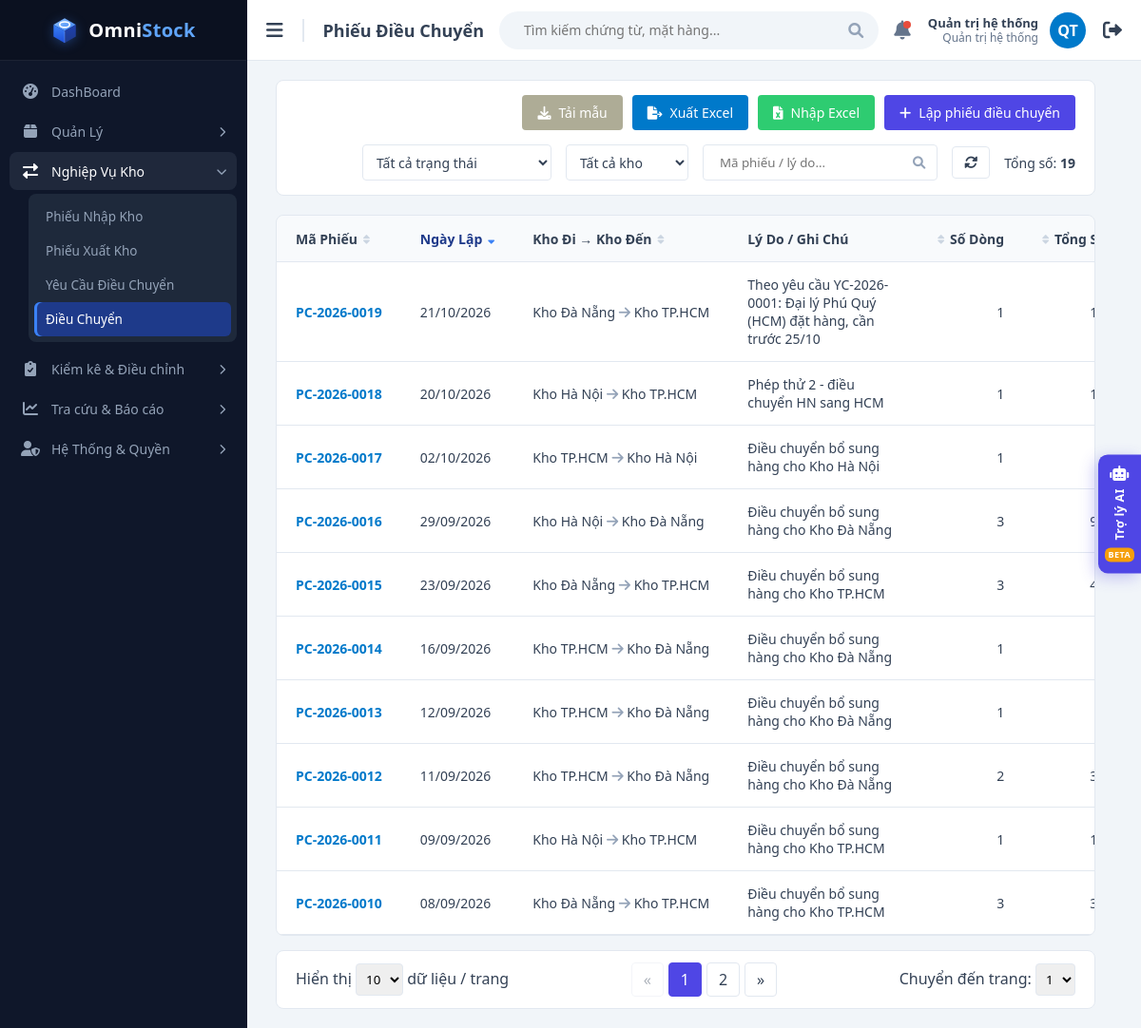
The page /views/voucher_list.php?type=TRANSFER (signed in) on the database its author committed.
### tables this page shows
CREATE TABLE users (
  id             INT UNSIGNED AUTO_INCREMENT PRIMARY KEY,
  username       VARCHAR(50)  NOT NULL,
  password_hash  VARCHAR(255) NOT NULL,              
  full_name      VARCHAR(100) NOT NULL,
  email          VARCHAR(100) NULL,
   
  role           ENUM('ADMIN','MANAGER','STAFF') NOT NULL DEFAULT 'STAFF',
  is_active      TINYINT(1)   NOT NULL DEFAULT 1,      
   
  must_change_password TINYINT(1) NOT NULL DEFAULT 0,
  last_login_at  DATETIME     NULL,
  created_at     DATETIME     NOT NULL DEFAULT CURRENT_TIMESTAMP,
  updated_at     DATETIME     NOT NULL DEFAULT CURRENT_TIMESTAMP ON UPDATE CURRENT_TIMESTAMP,
  UNIQUE KEY uq_users_username (username),
  UNIQUE KEY uq_users_email (email)
);

CREATE TABLE vouchers (
  id                    INT UNSIGNED AUTO_INCREMENT PRIMARY KEY,
  code                  VARCHAR(30)  NOT NULL,       
  type                  ENUM('IMPORT','EXPORT','TRANSFER','ADJUSTMENT') NOT NULL,
  warehouse_id          INT UNSIGNED NOT NULL,       
  to_warehouse_id       INT UNSIGNED NULL,           
  reference_voucher_id  INT UNSIGNED NULL,           
  voucher_date          DATE         NOT NULL,       
  status                ENUM('PENDING','APPROVED','PARTIAL','IN_TRANSIT','DISCREPANCY',
                             'COMPLETED','CLOSED','CANCELLED','REJECTED') NOT NULL DEFAULT 'PENDING',
  reason                VARCHAR(255) NULL,           
  closed_reason         VARCHAR(255) NULL,           
  shipped_at            DATETIME     NULL,           
  completed_at          DATETIME     NULL,           
   
   
  client_token          CHAR(32)     NULL,
  created_by            INT UNSIGNED NOT NULL,       
  approved_by           INT UNSIGNED NULL,           
  approved_at           DATETIME     NULL,
  created_at            DATETIME     NOT NULL DEFAULT CURRENT_TIMESTAMP,
  UNIQUE KEY uq_vouchers_code (code),
  UNIQUE KEY uq_vouchers_client_token (client_token),
  KEY idx_vouchers_status (status),
  KEY idx_vouchers_wh_status (warehouse_id, status),
  KEY idx_vouchers_type_date (type, voucher_date),
  CONSTRAINT fk_vouchers_wh       FOREIGN KEY (warehouse_id)         REFERENCES warehouses(id),
  CONSTRAINT fk_vouchers_to_wh    FOREIGN KEY (to_warehouse_id)      REFERENCES warehouses(id),
  CONSTRAINT fk_vouchers_ref      FOREIGN KEY (reference_voucher_id) REFERENCES vouchers(id),
  CONSTRAINT fk_vouchers_creator  FOREIGN KEY (created_by)           REFERENCES users(id),
  CONSTRAINT fk_vouchers_approver FOREIGN KEY (approved_by)          REFERENCES users(id),
   
  CONSTRAINT ck_vouchers_transfer CHECK (
       (type =  'TRANSFER' AND to_warehouse_id IS NOT NULL AND to_warehouse_id <> warehouse_id)
    OR (type <> 'TRANSFER' AND to_warehouse_id IS NULL)
  ),
   
  CONSTRAINT ck_vouchers_adjust_reason CHECK (
       type <> 'ADJUSTMENT' OR (reason IS NOT NULL AND reason <> '')
  ),
   
  CONSTRAINT ck_vouchers_reference CHECK (
       reference_voucher_id IS NULL OR type = 'ADJUSTMENT'
  ),
   
  CONSTRAINT ck_vouchers_approval CHECK (
       status = 'PENDING' OR (approved_by IS NOT NULL AND approved_at IS NOT NULL)
  )
);

CREATE TABLE warehouses (
  id          INT UNSIGNED AUTO_INCREMENT PRIMARY KEY,
  code        VARCHAR(20)  NOT NULL,
  name        VARCHAR(100) NOT NULL,
  address     VARCHAR(255) NULL,
  is_active   TINYINT(1)   NOT NULL DEFAULT 1,
   
  is_transit  TINYINT(1)   NOT NULL DEFAULT 0,
  created_at  DATETIME     NOT NULL DEFAULT CURRENT_TIMESTAMP,
   
   
  name_key    VARCHAR(100) AS (LOWER(name)) PERSISTENT,
  UNIQUE KEY uq_warehouses_code (code),
  UNIQUE KEY uq_warehouses_name (name_key)
);

### views/voucher_list.php (the view, shortened to what the rows shown need)
<?php
require_once __DIR__ . '/../functions/db_connection.php';
require_once __DIR__ . '/../functions/helpers.php';
require_once __DIR__ . '/../functions/auth.php';
require_once __DIR__ . '/../functions/voucher_functions.php';
$user = requireLogin('../');
$type     = requestedVoucherType($_GET['type'] ?? '');
$typeInfo = voucherPageInfo($type);
[$keyword, $pageSize, $page] = readListParams();
$filters = [
    'keyword'      => $keyword,
    'status'       => in_array($_GET['status'] ?? '', VOUCHER_TYPE_STATUSES[$type], true) ? $_GET['status'] : '',
    'warehouse_id' => (int) ($_GET['warehouse'] ?? 0),
];
$sort = readSort(VOUCHER_SORT_COLUMNS, 'date', 'desc');
$vouchers      = [];
try {
    $pdo           = getDbConnection();
    $totalVouchers = countVouchers($pdo, $type, $filters, $user['warehouses']);
    $totalPages    = max(1, (int) ceil($totalVouchers / $pageSize));
    $page          = min($page, $totalPages);
    $vouchers      = getVouchers($pdo, $type, $filters, $user['warehouses'], $pageSize, ($page - 1) * $pageSize, $sort);
} catch (PDOException $e) {
    $totalPages = 1;
    $dbError    = 'Không thể tải dữ liệu: ' . $e->getMessage();
}
$pageTitle  = $typeInfo['title'];
$basePath   = '../';
require __DIR__ . '/layout/header.php';
?>
            <div class="table-container">
                <table class="nowrap-table">
                    <thead>
                        <tr>
                            <?= sortHeader('Mã Phiếu', 'code', $sort) ?>
                            <?= sortHeader('Ngày Lập', 'date', $sort, '', 'desc') ?>
                            <?= sortHeader($type === 'TRANSFER' ? 'Kho Đi → Kho Đến' : 'Kho', 'warehouse', $sort) ?>
                            <th>Lý Do / Ghi Chú</th>
                            <?= sortHeader('Số Dòng', 'lines', $sort, 'text-right', 'desc') ?>
                            <?= sortHeader('Tổng SL', 'total_qty', $sort, 'text-right', 'desc') ?>
                        </tr>
                    </thead>
                    <tbody>
                        <?php foreach ($vouchers as $voucher): ?>
                            <tr>
                                <td><a class="link-strong" href="voucher_detail.php?id=<?= (int) $voucher['id'] ?>"><?= e($voucher['code']) ?></a></td>
                                <td><?= formatDate($voucher['voucher_date']) ?></td>
                                <td>
                                    <?= e($voucher['warehouse_name']) ?>
                                    <?php if ($voucher['to_warehouse_name'] !== null): ?>
                                        <i class="fas fa-arrow-right muted"></i> <?= e($voucher['to_warehouse_name']) ?>
                                    <?php endif; ?>
                                </td>
                                <td class="wrap"><?= $voucher['reason'] !== null ? e($voucher['reason']) : '<span class="muted">—</span>' ?></td>
                                <td class="text-right"><?= (int) $voucher['line_count'] ?></td>
                                <td class="text-right"><?= formatQty($voucher['total_qty']) ?></td>
                            </tr>
                        <?php endforeach; ?>
                    </tbody>
                </table>
            </div>
<?php require __DIR__ . '/layout/footer.php'; ?>

### views/layout/header.php (shortened to what the rows shown need)
<!DOCTYPE html>
<html lang="vi">
<head>
    <link href="https://cdnjs.cloudflare.com/ajax/libs/font-awesome/6.0.0/css/all.min.css" rel="stylesheet">
    <link href="<?= e(asset($basePath, 'css/style.css')) ?>" rel="stylesheet">
</head>
<body>
    <div class="main-content">
        <div class="top-navbar">
            <div class="nav-left">
                <h2 class="page-title-nav"><?= e($pageTitle) ?></h2>
            </div>
            <div class="nav-right">
                <a class="user-link" href="<?= $basePath ?>views/change_password.php" title="<?= e($user['username']) ?> · Đổi mật khẩu">
                    <div class="user-info">
                        <strong><?= e($user['full_name']) ?></strong>
                        <span><?= e(roleLabel($user['role'])) ?></span>
                    </div>
                    <div class="avatar"><?= e(userInitials($user['full_name'])) ?></div>
                </a>
            </div>
        </div>
        <div class="content-body">

### rows shown on the page
users: full_name "Quản trị hệ thống", role "Quản trị hệ thống", full_name "QT"
vouchers: code "PC-2026-0019", voucher_date "21/10/2026", warehouse.name "Kho Đà Nẵng", to_warehouse.name "Kho TP.HCM", reason "Theo yêu cầu YC-2026-0001: Đại lý Phú Quý (HCM) đặt hàng, cần trước 25/10", line_count "1"
vouchers: code "PC-2026-0018", voucher_date "20/10/2026", warehouse.name "Kho Hà Nội", to_warehouse.name "Kho TP.HCM", reason "Phép thử 2 - điều chuyển HN sang HCM", line_count "1"
vouchers: code "PC-2026-0017", voucher_date "02/10/2026", warehouse.name "Kho TP.HCM", to_warehouse.name "Kho Hà Nội", reason "Điều chuyển bổ sung hàng cho Kho Hà Nội", line_count "1"
vouchers: code "PC-2026-0016", voucher_date "29/09/2026", warehouse.name "Kho Hà Nội", to_warehouse.name "Kho Đà Nẵng", reason "Điều chuyển bổ sung hàng cho Kho Đà Nẵng", line_count "3"
vouchers: code "PC-2026-0015", voucher_date "23/09/2026", warehouse.name "Kho Đà Nẵng", to_warehouse.name "Kho TP.HCM", reason "Điều chuyển bổ sung hàng cho Kho TP.HCM", line_count "3"
vouchers: code "PC-2026-0014", voucher_date "16/09/2026", warehouse.name "Kho TP.HCM", to_warehouse.name "Kho Đà Nẵng", reason "Điều chuyển bổ sung hàng cho Kho Đà Nẵng", line_count "1"
vouchers: code "PC-2026-0013", voucher_date "12/09/2026", warehouse.name "Kho TP.HCM", to_warehouse.name "Kho Đà Nẵng", reason "Điều chuyển bổ sung hàng cho Kho Đà Nẵng", line_count "1"
vouchers: code "PC-2026-0012", voucher_date "11/09/2026", warehouse.name "Kho TP.HCM", to_warehouse.name "Kho Đà Nẵng", reason "Điều chuyển bổ sung hàng cho Kho Đà Nẵng", line_count "2"
vouchers: code "PC-2026-0011", voucher_date "09/09/2026", warehouse.name "Kho Hà Nội", to_warehouse.name "Kho TP.HCM", reason "Điều chuyển bổ sung hàng cho Kho TP.HCM", line_count "1"
vouchers: code "PC-2026-0010", voucher_date "08/09/2026", warehouse.name "Kho Đà Nẵng", to_warehouse.name "Kho TP.HCM", reason "Điều chuyển bổ sung hàng cho Kho TP.HCM", line_count "3"

### other values the page prints
$menuGroup['label'] "Quản Lý"
$menuGroup['label'] "Nghiệp Vụ Kho"
$menuLabel "Phiếu Nhập Kho"
$menuLabel "Phiếu Xuất Kho"
$menuLabel "Yêu Cầu Điều Chuyển"
$menuLabel "Điều Chuyển"
$menuGroup['label'] "Kiểm kê & Điều chỉnh"
$menuGroup['label'] "Tra cứu & Báo cáo"
$menuGroup['label'] "Hệ Thống & Quyền"
$pageTitle "Phiếu Điều Chuyển"
$typeInfo['create'] "Lập phiếu điều chuyển"
$totalVouchers "19"
$label "Mã Phiếu Ngày Lập Kho Đi → Kho Đến Số Dòng Tổng…"
form field value "10"
form field value "1"
